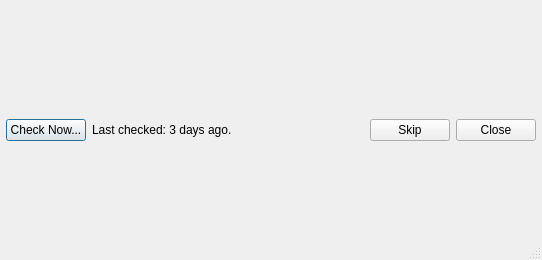
<?xml version="1.0" encoding="UTF-8"?>
<ui version="4.0">
 <class>UpdateWidget</class>
 <widget class="QDialog" name="UpdateWidget">
  <property name="geometry">
   <rect>
    <x>0</x>
    <y>0</y>
    <width>542</width>
    <height>260</height>
   </rect>
  </property>
  <property name="windowTitle">
   <string>Software Update</string>
  </property>
  <property name="sizeGripEnabled">
   <bool>true</bool>
  </property>
  <layout class="QVBoxLayout" name="verticalLayout" stretch="0">
   <property name="spacing">
    <number>6</number>
   </property>
   <property name="margin">
    <number>6</number>
   </property>
   <item>
    <layout class="QHBoxLayout" name="horizontalLayout">
     <item>
      <widget class="QPushButton" name="checkNowButton">
       <property name="text">
        <string>Check Now...</string>
       </property>
      </widget>
     </item>
     <item>
      <widget class="QLabel" name="lastCheckedLabel">
       <property name="text">
        <string>Last checked: 3 days ago.</string>
       </property>
      </widget>
     </item>
     <item>
      <spacer name="horizontalSpacer">
       <property name="orientation">
        <enum>Qt::Horizontal</enum>
       </property>
       <property name="sizeHint" stdset="0">
        <size>
         <width>40</width>
         <height>20</height>
        </size>
       </property>
      </spacer>
     </item>
     <item>
      <widget class="QPushButton" name="skipButton">
       <property name="text">
        <string>Skip</string>
       </property>
      </widget>
     </item>
     <item>
      <widget class="QPushButton" name="closeButton">
       <property name="text">
        <string>Close</string>
       </property>
      </widget>
     </item>
    </layout>
   </item>
  </layout>
 </widget>
 <resources/>
 <connections/>
</ui>
